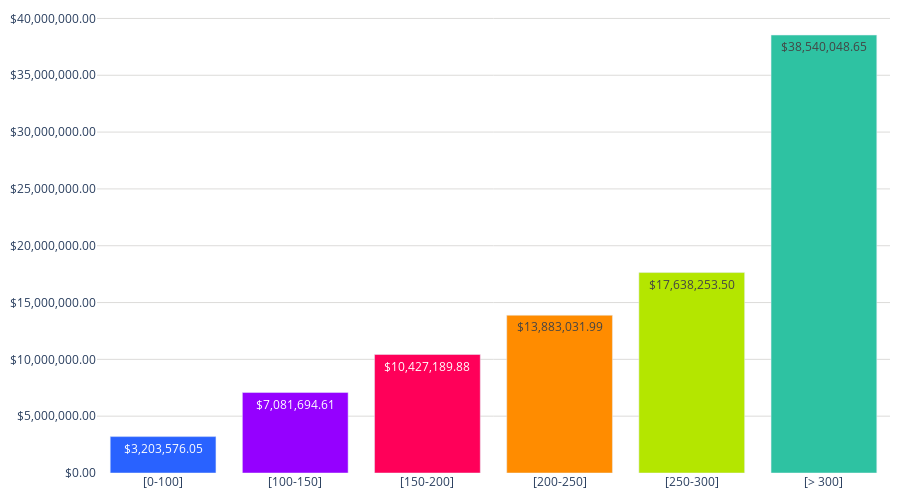

The notebook cell this image was saved under:
### Code cell
colores = ['#2962ff', '#9500ff', '#ff0059', '#ff8c00', '#b4e600', '#2EC2A2','#F79CB9']
porcentajes = Precio_mean_M2['Precio_m2_mean']

# Convertir la columna 'Precio_m2_mean' a números de punto flotante
#Precio_mean_M2['Precio_m2_mean'] = Precio_mean_M2['Precio_m2_mean'].str.replace('$', '').str.replace(',', '').astype(float)
# Convertir los valores a cadenas con el formato deseado
textos_formateados = [f'${round(valor, 2):,.2f}' for valor in Precio_mean_M2['Precio_m2_mean']]

fig = go.Figure()
# Obtener el valor máximo redondeado al próximo múltiplo de 5000
max_valor = int(Precio_mean_M2['Precio_m2_mean'].max() / 5000000 + 1) * 5000000

# Agregar los datos como barras
fig.add_trace(go.Bar(
    x=Precio_mean_M2['Rango'],  # Eje x: Modalidades
    y=Precio_mean_M2['Precio_m2_mean'],  # Eje y: Porcentajes
    marker_color=colores,  # Especifica los colores de las barras
    text=textos_formateados,  # Texto que se mostrará en las barras (porcentaje)
    textposition='inside',  # Posición del texto (puede ser 'inside' o 'outside')
))

# Personalizar el diseño de la gráfica
fig.update_layout(
    #title='Precio promedio por M2 totales.',  # Título de la gráfica
    #xaxis=dict(title='Rango'),  # Título del eje x
    yaxis=dict(
        #title='Precio', # Título del eje y
        gridcolor='#dddcda', # Color de las líneas que dividen los rangos del eje Y
        gridwidth=1,
        tickvals=list(range(0, max_valor + 5000000, 5000000)),  # Valores de los ticks del eje y
        ticktext=[f'${valor:,.2f}' for valor in range(0, max_valor + 5000000, 5000000)]  # Textos de los ticks del eje y
    ),  
    plot_bgcolor='rgba(0,0,0,0)',  # Color de fondo del gráfico
    height=500,  # Altura de la gráfica
    margin=dict(l=10, r=10, t=10, b=10)  # Ajusta los márgenes (left, right, top, bottom)

)
# Exportar gráfica como archivo HTML
def guardar_grafico_como_html(fig, nombre_archivo, carpeta='assets/graficas'):
    # Crear la carpeta si no existe
    if not os.path.exists(carpeta):
        os.makedirs(carpeta)
    # Configuración personalizada para la gráfica
    config = {
        'displaylogo': False,  # Ocultar el logo de Plotly
        'modeBarButtonsToRemove': [
            'toImage',       # Botón para guardar como imagen
            'select2d',      # Box select
            'lasso2d',       # Lasso select
            'resetScale2d',  # Reset Axes
        ]
    }

    # Guardar la gráfica como archivo HTML
    pio.write_html(fig, f'{carpeta}/{nombre_archivo}.html', config=config)
guardar_grafico_como_html(fig, 'g_bar_PrecioPromedio_m2', carpeta='assets/graficas')
fig.show()

### Figure 1 — Plotly figure (JSON) as saved in the notebook; plotly's stock layout.template omitted (floating-point values rounded to 4 significant figures)
{"data": [{"marker": {"color": ["#2962ff", "#9500ff", "#ff0059", "#ff8c00", "#b4e600", "#2EC2A2", "#F79CB9"]}, "text": ["$3,203,576.05", "$7,081,694.61", "$10,427,189.88", "$13,883,031.99", "$17,638,253.50", "$38,540,048.65"], "textposition": "inside", "type": "bar", "x": ["[0-100]", "[100-150]", "[150-200]", "[200-250]", "[250-300]", "[> 300]"], "y": [3204000.0, 7082000.0, 10430000.0, 13880000.0, 17640000.0, 38540000.0]}], "layout": {"height": 500, "margin": {"b": 10, "l": 10, "r": 10, "t": 10}, "plot_bgcolor": "rgba(0,0,0,0)", "yaxis": {"gridcolor": "#dddcda", "gridwidth": 1, "ticktext": ["$0.00", "$5,000,000.00", "$10,000,000.00", "$15,000,000.00", "$20,000,000.00", "$25,000,000.00", "$30,000,000.00", "$35,000,000.00", "$40,000,000.00"], "tickvals": [0, 5000000, 10000000, 15000000, 20000000, 25000000, 30000000, 35000000, 40000000]}}}
